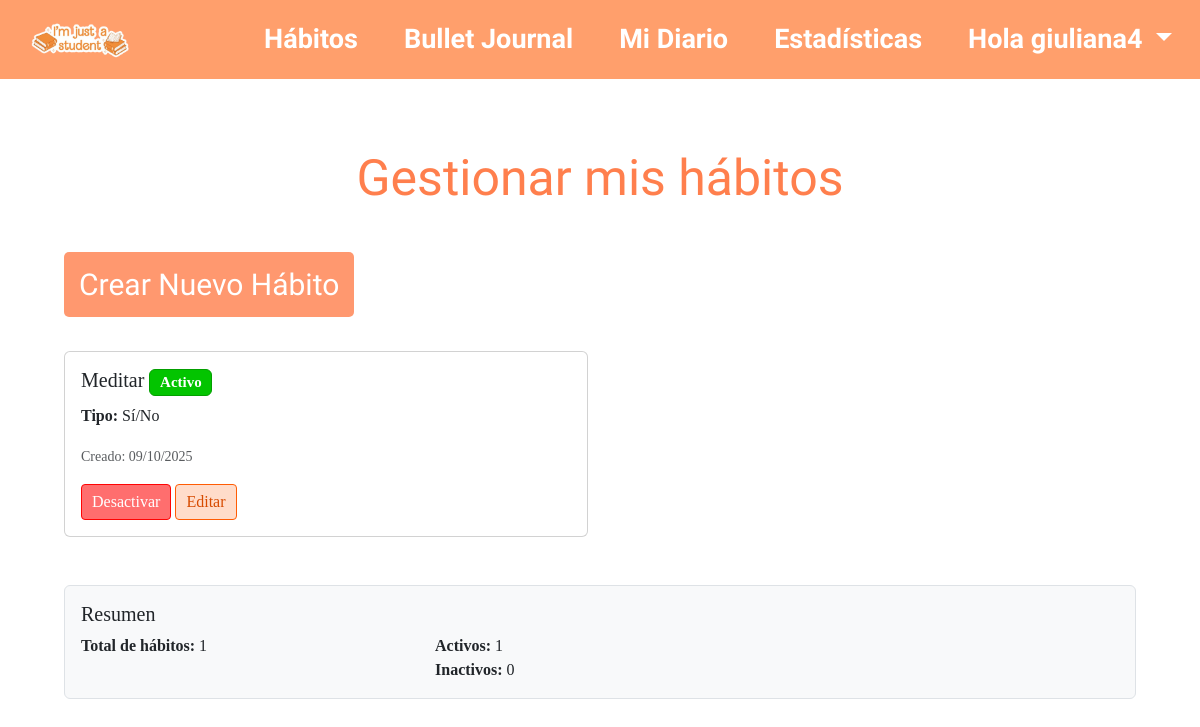
Page /habits/manage/ (signed in) on the earlier database version.
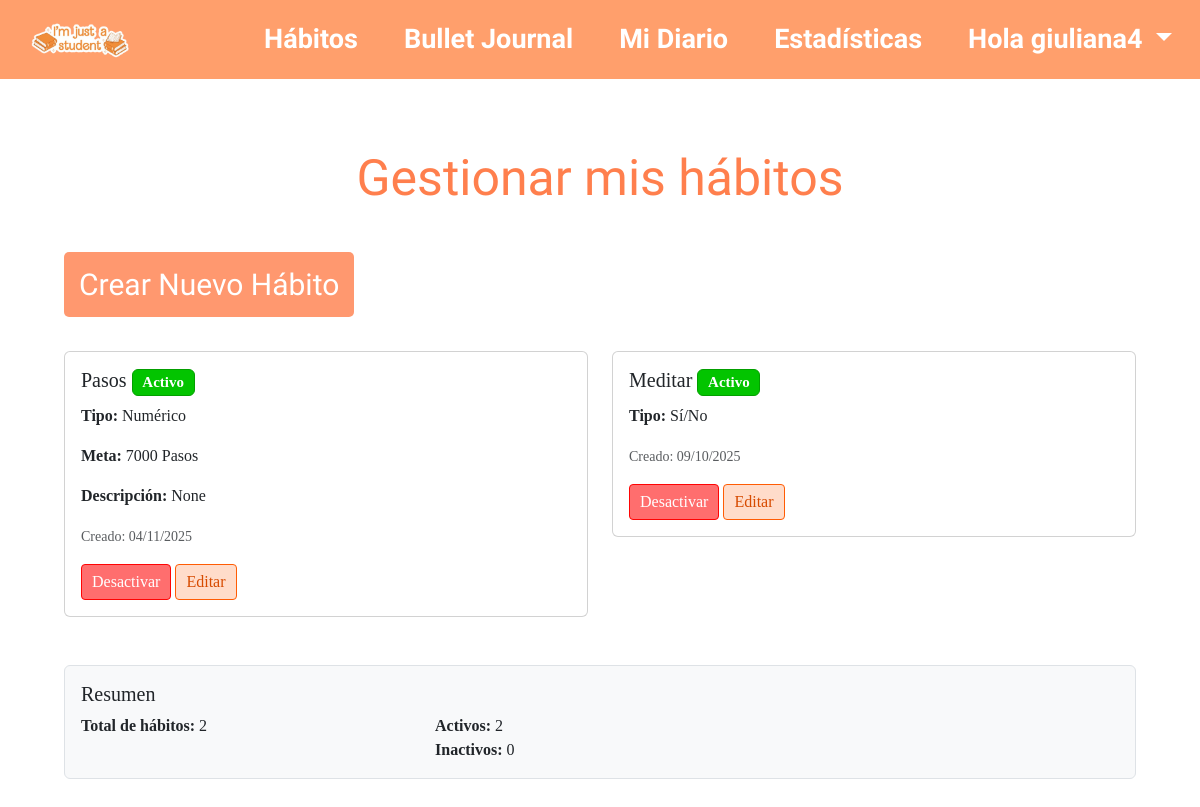
Same page on the later database version.
### bullet_journal/models.py (models this page shows, shortened)
class CustomHabit(models.Model):
    TYPE_CHOICES = [
        ('boolean', 'Sí/No'),
        ('integer', 'Número'),
    ]
    user = models.ForeignKey(User, on_delete=models.CASCADE, related_name='custom_habits')
    name = models.CharField(max_length=100)
    description = models.TextField(blank=True, null=True)
    type = models.CharField(max_length=10, choices=TYPE_CHOICES)
    created_at = models.DateTimeField(auto_now_add=True)
    is_active = models.BooleanField(default=True)
    goal_value = models.IntegerField(null=True, blank=True)  # Valor objetivo (si aplica)
    unit = models.CharField(max_length=20, blank=True, null=True)  #
    class Meta:
        unique_together = ('user', 'name')
        ordering = ['-created_at']

### bullet_journal/views/journal_views.py (the view)
# urls.py: path('habits/manage/', manage_habits, name='manage_habits'),
@login_required
def manage_habits(request):
    if request.method == 'POST':
        form = CustomHabitForm(request.POST)
        if form.is_valid():
            habit = form.save(commit=False)
            habit.user = request.user
            habit.save()
            messages.success(request, f'Hábito "{habit.name}" creado exitosamente!')
            return redirect('manage_habits')
    else:
        form = CustomHabitForm()
    habits = CustomHabit.objects.filter(user=request.user).order_by('-created_at')
    active_count = habits.filter(is_active=True).count()
    inactive_count = habits.count() - active_count
    return render(request, 'bullet_journal/journal/manage_habits.html', {
        'form': form,
        'habits': habits,
        'active_count': active_count,
        'inactive_count': inactive_count,
    })

### bullet_journal/templates/bullet_journal/journal/manage_habits.html (shortened to what this page needs)
{% extends "header.html" %}
{% load static %}
{% load i18n %}
    {% block extra_head %}
    <link rel="stylesheet" href="{% static 'bullet_journal/css/styles.css' %}">
    {% endblock %}
{% block contenido %}
<body>
<div class="container mt-5">
    <div class="journal-form">
        <h1> Gestionar mis hábitos</h1>
        <p class="fs-5 mb-4">
        {% if habits %}
        <div class="mb-4">
            <a href="{% url 'add_habit_quick' %}" class="btn btn-primary btn-lg">
                 Crear Nuevo Hábito
            </a>
        </div>
            <div class="row">
                {% for habit in habits %}
                <div class="col-md-6 mb-4">
                    <div class="card {% if not habit.is_active %}bg-light text-muted{% endif %}">
                        <div class="card-body">
                            <div class="d-flex justify-content-between align-items-start">
                                <div class="flex-grow-1">
                                    <h5 class="card-title">
                                        {{ habit.name }}
                                        {% if not habit.is_active %}
                                            <span class="badge bg-secondary">Inactivo</span>
                                        {% else %}
                                            <span class="badge bg-success">Activo</span>
                                        {% endif %}
                                    </h5>
                                    <p class="card-text">
                                        <strong>Tipo:</strong>
                                        {% if habit.type == 'boolean' %}
                                            Sí/No
                                        {% else %}
                                             Numérico
                                        {% endif %}
                                    </p>
                                    {% if habit.goal_value %}
                                    <p class="card-text">
                                        <strong>Meta:</strong> {{ habit.goal_value }}{% if habit.unit %} {{ habit.unit }}{% endif %}
                                    </p>
                                    {% endif %}
                                    {% if habit.description %}
                                    <p class="card-text">
                                        <strong>Descripción:</strong> {{ habit.description }}
                                    </p>
                                    {% endif %}
                                    <p class="card-text">
                                        <small class="text-muted">
                                            Creado: {{ habit.created_at|date:"d/m/Y" }}
                                        </small>
                                    </p>
                                </div>
                            </div>
                            <div class="mt-3">
                                <a href="{% url 'toggle_habit_status' habit.id %}"
                                   class="btn btn-sm {% if habit.is_active %}btn-warning{% else %}btn-success{% endif %}">
                                    {% if habit.is_active %}
                                        Desactivar
                                    {% else %}
                                        Activar
                                    {% endif %}
                                </a>
                                <a href="{% url 'edit_habit' habit.id %} "  class="btn btn-sm btn-outline-primary">Editar</a>
                            </div>
                        </div>
                    </div>
                </div>
                {% endfor %}
            </div>
            <div class="mt-4 p-3 border rounded" style="background-color: #f8f9fa;">
                <h5>Resumen</h5>
                <div class="row">
                    <div class="col-md-4">
                        <strong>Total de hábitos:</strong> {{ habits|length }}
                    </div>
                    <div class="col-md-4">
                        <div class="col-md-4">
                            <strong>Activos:</strong> {{ active_count }}
                        </div>
                        <div class="col-md-4">
                            <strong>Inactivos:</strong> {{ inactive_count }}
                        </div>
                    </div>
                </div>
            </div>
        {% endif %}
        </div>
    </div>
</body>
{% endblock %}

### bullet_journal/templates/header.html (shortened to what this page needs)
{% load static %}
<!DOCTYPE html>
<html lang="es">
<head>
    <link href="https://cdn.jsdelivr.net/npm/bootstrap@5.3.3/dist/css/bootstrap.min.css" rel="stylesheet">
    <link rel="stylesheet" href="https://cdn.jsdelivr.net/npm/bootstrap-icons/font/bootstrap-icons.css">
    <link rel="stylesheet" href="{% static 'bullet_journal/css/styles.css' %}">
    {% block extra_head %}{% endblock %}
</head>
<body>
<header>
<nav class="navbar navbar-expand-lg navbar-light custom-header">
  <div class="container-fluid">
    <a class="navbar-brand" href="{% url 'home' %}">
      <img src="{% static 'bullet_journal/images/logo1.png' %}" alt="Logo" class="logo-img">
    </a>
    <div class="collapse navbar-collapse" id="navbarContent">
      <ul class="navbar-nav ms-auto nav-links">
        <li class="nav-item"><a class="nav-link" href="{% url 'manage_habits' %}">Hábitos</a></li>
        <li class="nav-item"><a class="nav-link" href="{% url 'journal_list' %}">Bullet Journal</a></li>
        <li class="nav-item"><a class="nav-link" href="{% url 'diary_list' %}">Mi Diario</a></li>
        <li class="nav-item"><a class="nav-link" href="{% url 'stadistics' %}">Estadísticas</a></li>
        {% if user.is_authenticated %}
        <li class="nav-item dropdown">
          <a class="nav-link dropdown-toggle" href="#" data-bs-toggle="dropdown">
            Hola {{ user.username }}
          </a>
        </li>
        {% else %}
        <li class="nav-item"><a class="nav-link" href="{% url 'users:login' %}">Iniciar sesión</a></li>
        {% endif %}
      </ul>
    </div>
  </div>
</nav>
</header>
<main class="container py-4">
    {% block contenido %}{% endblock %}
</main>
</body>
</html>

### bullet_journal/static/bullet_journal/css/styles.css (style rules this page uses)
* { margin: 0; padding: 0; box-sizing: border-box; }
.journal-form { height: 100vh; margin: 0; font-family: 'Times New Roman', Times, serif; padding: 10px; padding-top: 0; }
.journal-form .btn.btn-primary { text-align: center; font-family: "Amatic SC", sans-serif; color: white; font-size: 30px; margin-bottom: 10px; }
h1 { margin-top: 80px; padding: 20px; font-family: 'Dancing Script', cursive; color: #ff7f4d; font-size: 50px; text-align: center; }
.p-3 { font-family: 'Times New Roman', Times, serif; }
.btn.btn-primary { font-family: 'Times New Roman', Times, serif; font-size: 19px; background-color: #ff986f; color: white; border: none; padding: 10px 15px; border-radius: 5px; text-align: center; justify-content: center; }
:root { --cell: 28px; --gap: 2px; --border: #333; font-family: Arial, sans-serif; }
.btn.btn-sm.btn-outline-primary { font-family: 'Times New Roman', Times, serif; font-size: 16px; background-color: #ffdcca; color: #d74b00; border: 1px solid #ff5c04; padding: 5px 10px; border-radius: 4px; }
.btn.btn-sm.btn-warning { font-family: 'Times New Roman', Times, serif; font-size: 16px; background-color: rgb(255, 110, 110); color: white; border: 1px solid #ff0404; padding: 5px 10px; border-radius: 4px; }
.badge.bg-success { background-color: #03c400 !important; color: white !important; border: 1px solid #039f00 !important; }
.custom-header { background-color: #ff9f6c; color: white; padding: 0 8px !important; position: fixed; top: 0; left: 0; width: 100%; z-index: 1000; align-items: center; overflow: visible; }
.logo-img { width: 120px; height: auto; padding: 0%; }
.nav-links { list-style: none; display: flex; gap: 30px; align-items: center; }
.nav-links a, .dropdown-item { text-decoration: none; color: white !important; font-weight: bold; font-family: 'Amatic SC', cursive; font-size: 27px; }

Differences in the rows shown:
added CustomHabit: name "Pasos", is_active "Activo", type "Numérico", goal_value "7000", unit "Pasos", description "None", created_at "04/11/2025"
Other differences:
{{ habits|length }}: "1" → "2"
{{ active_count }}: "1" → "2"
